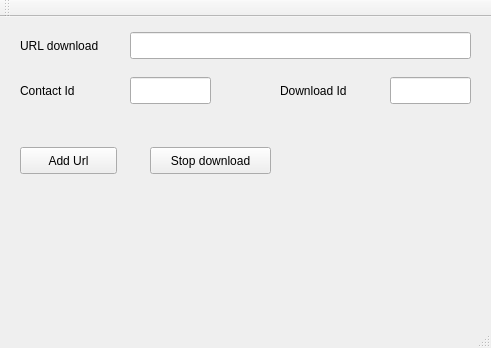
<?xml version="1.0" encoding="UTF-8"?>
<ui version="4.0">
 <class>MainWindow</class>
 <widget class="QMainWindow" name="MainWindow">
  <property name="geometry">
   <rect>
    <x>0</x>
    <y>0</y>
    <width>491</width>
    <height>348</height>
   </rect>
  </property>
  <property name="windowTitle">
   <string>MainWindow</string>
  </property>
  <widget class="QWidget" name="centralWidget">
   <widget class="QLabel" name="label">
    <property name="geometry">
     <rect>
      <x>20</x>
      <y>20</y>
      <width>101</width>
      <height>17</height>
     </rect>
    </property>
    <property name="text">
     <string>URL download</string>
    </property>
   </widget>
   <widget class="QLineEdit" name="urlLineEdit">
    <property name="geometry">
     <rect>
      <x>130</x>
      <y>15</y>
      <width>341</width>
      <height>27</height>
     </rect>
    </property>
   </widget>
   <widget class="QLabel" name="label_2">
    <property name="geometry">
     <rect>
      <x>20</x>
      <y>65</y>
      <width>101</width>
      <height>17</height>
     </rect>
    </property>
    <property name="text">
     <string>Contact Id</string>
    </property>
   </widget>
   <widget class="QLineEdit" name="contactIdLineEdit">
    <property name="geometry">
     <rect>
      <x>130</x>
      <y>60</y>
      <width>81</width>
      <height>27</height>
     </rect>
    </property>
   </widget>
   <widget class="QLabel" name="label_3">
    <property name="geometry">
     <rect>
      <x>280</x>
      <y>65</y>
      <width>101</width>
      <height>17</height>
     </rect>
    </property>
    <property name="text">
     <string>Download Id</string>
    </property>
   </widget>
   <widget class="QLineEdit" name="downloadIdLineEdit">
    <property name="geometry">
     <rect>
      <x>390</x>
      <y>60</y>
      <width>81</width>
      <height>27</height>
     </rect>
    </property>
   </widget>
   <widget class="QPushButton" name="addUrlPushButton">
    <property name="geometry">
     <rect>
      <x>20</x>
      <y>130</y>
      <width>97</width>
      <height>27</height>
     </rect>
    </property>
    <property name="text">
     <string>Add Url</string>
    </property>
   </widget>
   <widget class="QPushButton" name="stopDownloadPushButton">
    <property name="geometry">
     <rect>
      <x>150</x>
      <y>130</y>
      <width>121</width>
      <height>27</height>
     </rect>
    </property>
    <property name="text">
     <string>Stop download</string>
    </property>
   </widget>
  </widget>
  <widget class="QMenuBar" name="menuBar">
   <property name="geometry">
    <rect>
     <x>0</x>
     <y>0</y>
     <width>491</width>
     <height>25</height>
    </rect>
   </property>
  </widget>
  <widget class="QToolBar" name="mainToolBar">
   <attribute name="toolBarArea">
    <enum>TopToolBarArea</enum>
   </attribute>
   <attribute name="toolBarBreak">
    <bool>false</bool>
   </attribute>
  </widget>
  <widget class="QStatusBar" name="statusBar"/>
 </widget>
 <layoutdefault spacing="6" margin="11"/>
 <resources/>
 <connections/>
</ui>
